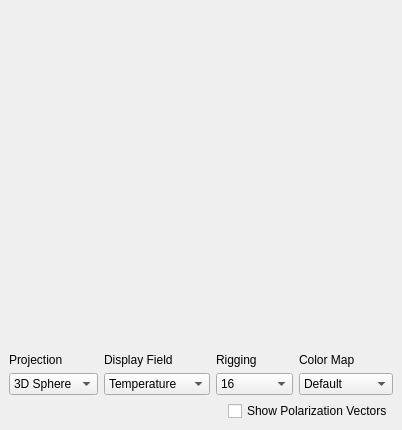
<ui version="4.0" >
 <class>RangeControl</class>
 <widget class="QWidget" name="RangeControl" >
  <property name="geometry" >
   <rect>
    <x>0</x>
    <y>0</y>
    <width>402</width>
    <height>417</height>
   </rect>
  </property>
  <property name="windowTitle" >
   <string>Range Control</string>
  </property>
  <layout class="QVBoxLayout" >
   <property name="margin" >
    <number>9</number>
   </property>
   <property name="spacing" >
    <number>6</number>
   </property>
   <item>
    <widget class="HistogramWidget" native="1" name="histogramWidget" >
     <property name="minimumSize" >
      <size>
       <width>384</width>
       <height>338</height>
      </size>
     </property>
    </widget>
   </item>
   <item>
    <layout class="QHBoxLayout" >
     <property name="margin" >
      <number>0</number>
     </property>
     <property name="spacing" >
      <number>6</number>
     </property>
     <item>
      <layout class="QVBoxLayout" >
       <property name="margin" >
        <number>0</number>
       </property>
       <property name="spacing" >
        <number>6</number>
       </property>
       <item>
        <widget class="QLabel" name="projectionLabel" >
         <property name="text" >
          <string>Projection</string>
         </property>
         <property name="buddy" >
          <cstring>projectionSelect</cstring>
         </property>
        </widget>
       </item>
       <item>
        <widget class="QComboBox" name="projectionSelect" >
         <item>
          <property name="text" >
           <string>3D Sphere</string>
          </property>
          <property name="icon" >
           <iconset>images/spherical.png</iconset>
          </property>
         </item>
         <item>
          <property name="text" >
           <string>Mollweide</string>
          </property>
          <property name="icon" >
           <iconset>images/mollweide.png</iconset>
          </property>
         </item>
        </widget>
       </item>
      </layout>
     </item>
     <item>
      <layout class="QVBoxLayout" >
       <property name="margin" >
        <number>0</number>
       </property>
       <property name="spacing" >
        <number>6</number>
       </property>
       <item>
        <widget class="QLabel" name="fieldLabel" >
         <property name="text" >
          <string>Display Field</string>
         </property>
         <property name="buddy" >
          <cstring>fieldSelect</cstring>
         </property>
        </widget>
       </item>
       <item>
        <widget class="QComboBox" name="fieldSelect" >
         <item>
          <property name="text" >
           <string>Temperature</string>
          </property>
         </item>
         <item>
          <property name="text" >
           <string>Q Polarization</string>
          </property>
         </item>
         <item>
          <property name="text" >
           <string>U Polarization</string>
          </property>
         </item>
         <item>
          <property name="text" >
           <string>P Polarization</string>
          </property>
         </item>
         <item>
          <property name="text" >
           <string>Num Obs</string>
          </property>
         </item>
        </widget>
       </item>
      </layout>
     </item>
     <item>
      <layout class="QVBoxLayout" >
       <property name="margin" >
        <number>0</number>
       </property>
       <property name="spacing" >
        <number>6</number>
       </property>
       <item>
        <widget class="QLabel" name="riggingLabel" >
         <property name="text" >
          <string>Rigging</string>
         </property>
         <property name="buddy" >
          <cstring>riggingSelect</cstring>
         </property>
        </widget>
       </item>
       <item>
        <widget class="QComboBox" name="riggingSelect" >
         <property name="layoutDirection" >
          <enum>Qt::LeftToRight</enum>
         </property>
         <property name="currentIndex" >
          <number>2</number>
         </property>
         <item>
          <property name="text" >
           <string>4</string>
          </property>
         </item>
         <item>
          <property name="text" >
           <string>8</string>
          </property>
         </item>
         <item>
          <property name="text" >
           <string>16</string>
          </property>
         </item>
         <item>
          <property name="text" >
           <string>32</string>
          </property>
         </item>
         <item>
          <property name="text" >
           <string>64</string>
          </property>
         </item>
         <item>
          <property name="text" >
           <string>128</string>
          </property>
         </item>
        </widget>
       </item>
      </layout>
     </item>
     <item>
      <layout class="QVBoxLayout" >
       <property name="margin" >
        <number>0</number>
       </property>
       <property name="spacing" >
        <number>6</number>
       </property>
       <item>
        <widget class="QLabel" name="colorLabel" >
         <property name="text" >
          <string>Color Map</string>
         </property>
         <property name="buddy" >
          <cstring>colorSelect</cstring>
         </property>
        </widget>
       </item>
       <item>
        <widget class="QComboBox" name="colorSelect" >
         <item>
          <property name="text" >
           <string>Default</string>
          </property>
         </item>
         <item>
          <property name="text" >
           <string>Black/White</string>
          </property>
         </item>
        </widget>
       </item>
      </layout>
     </item>
    </layout>
   </item>
   <item>
    <layout class="QHBoxLayout" >
     <property name="margin" >
      <number>0</number>
     </property>
     <property name="spacing" >
      <number>6</number>
     </property>
     <item>
      <spacer>
       <property name="orientation" >
        <enum>Qt::Horizontal</enum>
       </property>
       <property name="sizeHint" >
        <size>
         <width>40</width>
         <height>20</height>
        </size>
       </property>
      </spacer>
     </item>
     <item>
      <widget class="QCheckBox" name="polarVectorBox" >
       <property name="text" >
        <string>Show Polarization Vectors</string>
       </property>
      </widget>
     </item>
    </layout>
   </item>
   <item>
    <spacer>
     <property name="orientation" >
      <enum>Qt::Vertical</enum>
     </property>
     <property name="sizeHint" >
      <size>
       <width>384</width>
       <height>91</height>
      </size>
     </property>
    </spacer>
   </item>
  </layout>
 </widget>
 <customwidgets>
  <customwidget>
   <class>HistogramWidget</class>
   <extends>QWidget</extends>
   <header>histogramwidget.h</header>
  </customwidget>
 </customwidgets>
 <resources>
  <include location="skyviewer.qrc" />
 </resources>
 <connections/>
</ui>
